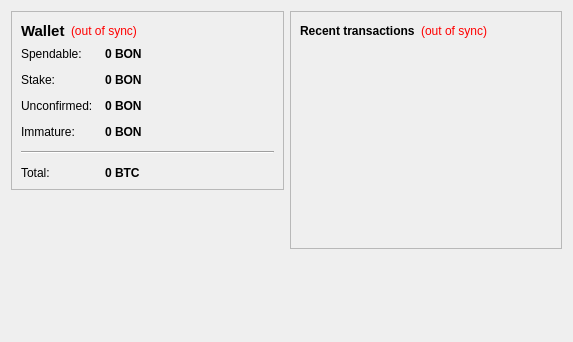
<?xml version="1.0" encoding="UTF-8"?>
<ui version="4.0">
 <class>OverviewPage</class>
 <widget class="QWidget" name="OverviewPage">
  <property name="geometry">
   <rect>
    <x>0</x>
    <y>0</y>
    <width>573</width>
    <height>342</height>
   </rect>
  </property>
  <property name="windowTitle">
   <string>Form</string>
  </property>
  <layout class="QHBoxLayout" name="horizontalLayout" stretch="1,1">
   <item>
    <layout class="QVBoxLayout" name="verticalLayout_2">
     <item>
      <widget class="QFrame" name="frame">
       <property name="frameShape">
        <enum>QFrame::StyledPanel</enum>
       </property>
       <property name="frameShadow">
        <enum>QFrame::Raised</enum>
       </property>
       <layout class="QVBoxLayout" name="verticalLayout_4">
        <item>
         <layout class="QHBoxLayout" name="horizontalLayout_4">
          <item>
           <widget class="QLabel" name="label_5">
            <property name="font">
             <font>
              <pointsize>11</pointsize>
              <weight>75</weight>
              <bold>true</bold>
             </font>
            </property>
            <property name="text">
             <string>Wallet</string>
            </property>
           </widget>
          </item>
          <item>
           <widget class="QLabel" name="labelWalletStatus">
            <property name="toolTip">
             <string>The displayed information may be out of date. Your wallet automatically synchronizes with the BonesCoin network after a connection is established, but this process has not completed yet.</string>
            </property>
            <property name="styleSheet">
             <string notr="true">QLabel { color: red; }</string>
            </property>
            <property name="text">
             <string notr="true">(out of sync)</string>
            </property>
            <property name="alignment">
             <set>Qt::AlignLeading|Qt::AlignLeft|Qt::AlignVCenter</set>
            </property>
           </widget>
          </item>
          <item>
           <spacer name="horizontalSpacer_2">
            <property name="orientation">
             <enum>Qt::Horizontal</enum>
            </property>
            <property name="sizeHint" stdset="0">
             <size>
              <width>40</width>
              <height>20</height>
             </size>
            </property>
           </spacer>
          </item>
         </layout>
        </item>
        <item>
         <layout class="QFormLayout" name="formLayout_2">
          <property name="fieldGrowthPolicy">
           <enum>QFormLayout::AllNonFixedFieldsGrow</enum>
          </property>
          <property name="horizontalSpacing">
           <number>12</number>
          </property>
          <property name="verticalSpacing">
           <number>12</number>
          </property>
          <item row="0" column="0">
           <widget class="QLabel" name="label">
            <property name="text">
             <string>Spendable:</string>
            </property>
           </widget>
          </item>
          <item row="0" column="1">
           <widget class="QLabel" name="labelBalance">
            <property name="font">
             <font>
              <weight>75</weight>
              <bold>true</bold>
             </font>
            </property>
            <property name="cursor">
             <cursorShape>IBeamCursor</cursorShape>
            </property>
            <property name="toolTip">
             <string>Your current spendable balance</string>
            </property>
            <property name="text">
             <string notr="true">0 BON</string>
            </property>
            <property name="textInteractionFlags">
             <set>Qt::LinksAccessibleByMouse|Qt::TextSelectableByKeyboard|Qt::TextSelectableByMouse</set>
            </property>
           </widget>
          </item>
          <item row="1" column="0">
           <widget class="QLabel" name="label_6">
            <property name="text">
             <string>Stake:</string>
            </property>
           </widget>
          </item>
          <item row="1" column="1">
           <widget class="QLabel" name="labelStake">
            <property name="font">
             <font>
              <weight>75</weight>
              <bold>true</bold>
             </font>
            </property>
            <property name="cursor">
             <cursorShape>IBeamCursor</cursorShape>
            </property>
            <property name="toolTip">
             <string>Total of coins that was staked, and do not yet count toward the current balance</string>
            </property>
            <property name="text">
             <string notr="true">0 BON</string>
            </property>
            <property name="textInteractionFlags">
             <set>Qt::LinksAccessibleByMouse|Qt::TextSelectableByKeyboard|Qt::TextSelectableByMouse</set>
            </property>
           </widget>
          </item>
          <item row="2" column="0">
           <widget class="QLabel" name="label_3">
            <property name="text">
             <string>Unconfirmed:</string>
            </property>
           </widget>
          </item>
          <item row="2" column="1">
           <widget class="QLabel" name="labelUnconfirmed">
            <property name="font">
             <font>
              <weight>75</weight>
              <bold>true</bold>
             </font>
            </property>
            <property name="cursor">
             <cursorShape>IBeamCursor</cursorShape>
            </property>
            <property name="toolTip">
             <string>Total of transactions that have yet to be confirmed, and do not yet count toward the current balance</string>
            </property>
            <property name="text">
             <string notr="true">0 BON</string>
            </property>
            <property name="textInteractionFlags">
             <set>Qt::LinksAccessibleByMouse|Qt::TextSelectableByKeyboard|Qt::TextSelectableByMouse</set>
            </property>
           </widget>
          </item>
          <item row="3" column="0">
           <widget class="QLabel" name="labelImmatureText">
            <property name="text">
             <string>Immature:</string>
            </property>
           </widget>
          </item>
          <item row="3" column="1">
           <widget class="QLabel" name="labelImmature">
            <property name="font">
             <font>
              <weight>75</weight>
              <bold>true</bold>
             </font>
            </property>
            <property name="toolTip">
             <string>Mined balance that has not yet matured</string>
            </property>
            <property name="text">
             <string notr="true">0 BON</string>
            </property>
            <property name="textInteractionFlags">
             <set>Qt::LinksAccessibleByMouse|Qt::TextSelectableByKeyboard|Qt::TextSelectableByMouse</set>
            </property>
           </widget>
          </item>
          <item row="4" column="0" colspan="2">
           <widget class="Line" name="line">
            <property name="orientation">
             <enum>Qt::Horizontal</enum>
            </property>
           </widget>
          </item>
          <item row="5" column="0">
           <widget class="QLabel" name="labelTotalText">
            <property name="text">
             <string>Total:</string>
            </property>
           </widget>
          </item>
          <item row="5" column="1">
           <widget class="QLabel" name="labelTotal">
            <property name="font">
             <font>
              <weight>75</weight>
              <bold>true</bold>
             </font>
            </property>
            <property name="cursor">
             <cursorShape>IBeamCursor</cursorShape>
            </property>
            <property name="toolTip">
             <string>Your current total balance</string>
            </property>
            <property name="text">
             <string notr="true">0 BTC</string>
            </property>
            <property name="textInteractionFlags">
             <set>Qt::LinksAccessibleByMouse|Qt::TextSelectableByKeyboard|Qt::TextSelectableByMouse</set>
            </property>
           </widget>
          </item>
         </layout>
        </item>
       </layout>
      </widget>
     </item>
     <item>
      <spacer name="verticalSpacer">
       <property name="orientation">
        <enum>Qt::Vertical</enum>
       </property>
       <property name="sizeHint" stdset="0">
        <size>
         <width>20</width>
         <height>40</height>
        </size>
       </property>
      </spacer>
     </item>
    </layout>
   </item>
   <item>
    <layout class="QVBoxLayout" name="verticalLayout_3">
     <item>
      <widget class="QFrame" name="frame_2">
       <property name="frameShape">
        <enum>QFrame::StyledPanel</enum>
       </property>
       <property name="frameShadow">
        <enum>QFrame::Raised</enum>
       </property>
       <layout class="QVBoxLayout" name="verticalLayout">
        <item>
         <layout class="QHBoxLayout" name="horizontalLayout_2">
          <item>
           <widget class="QLabel" name="label_4">
            <property name="text">
             <string>&lt;b&gt;Recent transactions&lt;/b&gt;</string>
            </property>
           </widget>
          </item>
          <item>
           <widget class="QLabel" name="labelTransactionsStatus">
            <property name="toolTip">
             <string>The displayed information may be out of date. Your wallet automatically synchronizes with the BonesCoin network after a connection is established, but this process has not completed yet.</string>
            </property>
            <property name="styleSheet">
             <string notr="true">QLabel { color: red; }</string>
            </property>
            <property name="text">
             <string notr="true">(out of sync)</string>
            </property>
            <property name="alignment">
             <set>Qt::AlignRight|Qt::AlignTrailing|Qt::AlignVCenter</set>
            </property>
           </widget>
          </item>
          <item>
           <spacer name="horizontalSpacer">
            <property name="orientation">
             <enum>Qt::Horizontal</enum>
            </property>
            <property name="sizeHint" stdset="0">
             <size>
              <width>40</width>
              <height>20</height>
             </size>
            </property>
           </spacer>
          </item>
         </layout>
        </item>
        <item>
         <widget class="QListView" name="listTransactions">
          <property name="styleSheet">
           <string notr="true">QListView { background: transparent; }</string>
          </property>
          <property name="frameShape">
           <enum>QFrame::NoFrame</enum>
          </property>
          <property name="verticalScrollBarPolicy">
           <enum>Qt::ScrollBarAlwaysOff</enum>
          </property>
          <property name="horizontalScrollBarPolicy">
           <enum>Qt::ScrollBarAlwaysOff</enum>
          </property>
          <property name="selectionMode">
           <enum>QAbstractItemView::NoSelection</enum>
          </property>
         </widget>
        </item>
       </layout>
      </widget>
     </item>
     <item>
      <spacer name="verticalSpacer_2">
       <property name="orientation">
        <enum>Qt::Vertical</enum>
       </property>
       <property name="sizeHint" stdset="0">
        <size>
         <width>20</width>
         <height>40</height>
        </size>
       </property>
      </spacer>
     </item>
    </layout>
   </item>
  </layout>
 </widget>
 <resources/>
 <connections/>
</ui>
